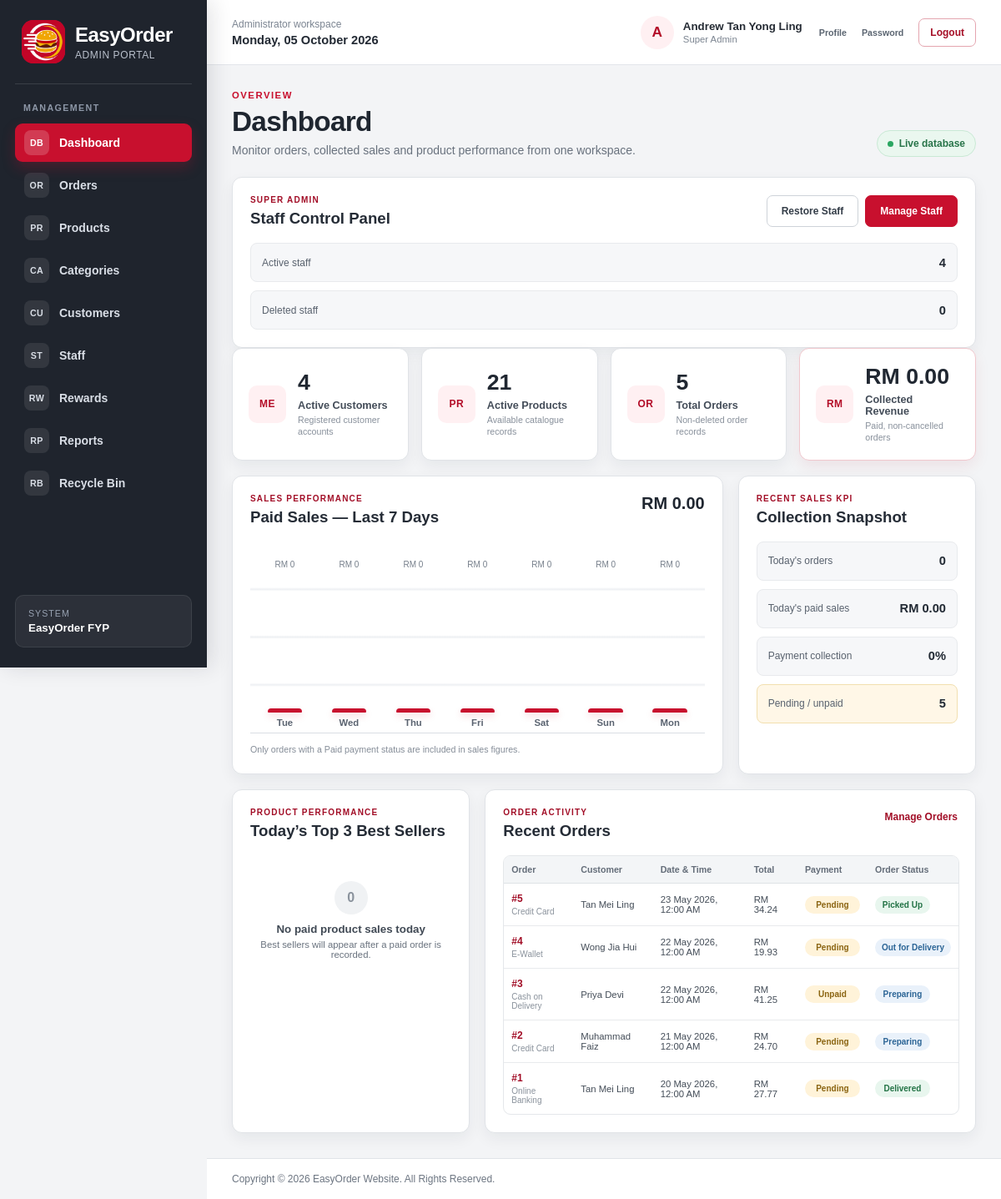
The page /admin_dashboard.php (signed in) on the database its author committed.
### tables this page shows
CREATE TABLE `staff` (
  `staff_id` char(5) NOT NULL,
  `staff_name` varchar(100) NOT NULL,
  `staff_role` varchar(20) NOT NULL,
  `staff_email` varchar(100) NOT NULL,
  `staff_phone` varchar(15) NOT NULL,
  `staff_password` varchar(50) NOT NULL,
  `staff_isDelete` int(1) NOT NULL DEFAULT 0
);

CREATE TABLE `orders` (
  `order_id` int(11) NOT NULL,
  `order_customer` int(11) NOT NULL,
  `order_date` datetime NOT NULL,
  `order_total` decimal(7,2) NOT NULL,
  `order_payment` varchar(20) NOT NULL,
  `order_payment_status` varchar(20) NOT NULL DEFAULT 'Pending',
  `order_delivery` varchar(5) NOT NULL,
  `order_address` varchar(255) NOT NULL,
  `order_status` varchar(20) NOT NULL,
  `order_isDelete` int(1) NOT NULL DEFAULT 0
);

CREATE TABLE `customer` (
  `customer_id` int(11) NOT NULL,
  `customer_name` varchar(100) NOT NULL,
  `customer_email` varchar(100) NOT NULL,
  `customer_password` varchar(255) NOT NULL,
  `customer_phone` varchar(15) NOT NULL,
  `customer_gender` varchar(10) NOT NULL,
  `customer_dob` date NOT NULL,
  `customer_address` varchar(140) NOT NULL DEFAULT '',
  `customer_state` varchar(30) NOT NULL,
  `customer_city` varchar(50) NOT NULL,
  `customer_postcode` char(5) NOT NULL,
  `customer_points` int(6) NOT NULL DEFAULT 0,
  `customer_joindate` date NOT NULL,
  `customer_isDelete` int(1) NOT NULL DEFAULT 0
);

### admin_dashboard.php (the view, shortened to what the rows shown need)
<?php
include("dataconnection.php");
require_once("admin_shell.php");
$dashboard_staff_id = (string)$_SESSION["admin_id"];
$dashboard_role = "";
$dashboard_role_stmt = mysqli_prepare($connect,"SELECT staff_role FROM staff WHERE staff_id=? AND staff_isDelete=0 LIMIT 1");
if($dashboard_role_stmt)
{
	mysqli_stmt_bind_param($dashboard_role_stmt,"s",$dashboard_staff_id);
	mysqli_stmt_execute($dashboard_role_stmt);
	$dashboard_role_result = mysqli_stmt_get_result($dashboard_role_stmt);
	$dashboard_role_row = mysqli_fetch_assoc($dashboard_role_result) ?: null;
	$dashboard_role = (string)($dashboard_role_row["staff_role"] ?? "");
}
$is_super_admin = $dashboard_role==="Manager";
function easyorder_dashboard_rows($connect,$sql)
{
	$rows = array();
	$result = mysqli_query($connect,$sql);
	if($result)
	{
		while($row = mysqli_fetch_assoc($result))
		{
			$rows[] = $row;
		}
	}
	return $rows;
}
function easyorder_dashboard_status_class($status)
{
	$normalized = strtolower(trim((string)$status));
	if(in_array($normalized,array("paid","delivered","completed","picked up"),true))
	{
		return "status-success";
	}
	if(in_array($normalized,array("preparing","out for delivery","processing"),true))
	{
		return "status-info";
	}
	return "status-warning";
}
$recent_orders = easyorder_dashboard_rows($connect,"SELECT o.order_id,o.order_date,o.order_total,o.order_payment,o.order_payment_status,o.order_status,m.customer_name FROM orders o INNER JOIN customer m ON m.customer_id=o.order_customer WHERE o.order_isDelete=0 ORDER BY o.order_date DESC,o.order_id DESC LIMIT 6");
?>
<!DOCTYPE html>
<html lang="en">
<head>
<link rel="stylesheet" href="style.css">
<link rel="stylesheet" href="admin_style.css">
</head>
<body class="admin-body">
<?php easyorder_admin_shell_start("admin_dashboard.php"); ?>
<section class="admin-page-heading">
	<div>
		<h1>Dashboard</h1>
	</div>
</section>
<?php if($is_super_admin): ?>
<section id="super-admin-control-panel" class="admin-panel" aria-labelledby="super-admin-title">
	<header class="admin-panel-heading">
		<div><p>SUPER ADMIN</p><h2 id="super-admin-title">Staff Control Panel</h2></div>
	</header>
</section>
<?php endif; ?>
<section class="admin-dashboard-grid">
	<article class="admin-panel admin-sales-panel">
		<header class="admin-panel-heading">
			<div><p>SALES PERFORMANCE</p><h2>Paid Sales — Last 7 Days</h2></div>
		</header>
	</article>
	<article class="admin-panel admin-kpi-panel">
		<header class="admin-panel-heading"><div><p>RECENT SALES KPI</p><h2>Collection Snapshot</h2></div></header>
	</article>
	<article class="admin-panel admin-best-seller-panel">
		<header class="admin-panel-heading"><div><p>PRODUCT PERFORMANCE</p><h2>Today’s Top 3 Best Sellers</h2></div></header>
	</article>
	<article class="admin-panel admin-recent-orders-panel">
		<header class="admin-panel-heading">
			<div><p>ORDER ACTIVITY</p><h2>Recent Orders</h2></div>
		</header>
		<?php if(count($recent_orders)>0): ?>
			<div class="admin-table-wrap">
				<table class="admin-dashboard-table">
					<thead><tr><th>Order</th><th>Customer</th><th>Date &amp; Time</th><th>Total</th><th>Payment</th><th>Order Status</th></tr></thead>
					<tbody>
					<?php foreach($recent_orders as $order): ?>
						<tr>
							<td><a class="admin-order-number" href="admin_order_details.php?order_id=<?php echo (int)$order["order_id"]; ?>">#<?php echo (int)$order["order_id"]; ?></a><small><?php echo htmlspecialchars($order["order_payment"],ENT_QUOTES,"UTF-8"); ?></small></td>
							<td><?php echo htmlspecialchars($order["customer_name"],ENT_QUOTES,"UTF-8"); ?></td>
							<td><?php echo htmlspecialchars(date("d M Y, h:i A",strtotime($order["order_date"])),ENT_QUOTES,"UTF-8"); ?></td>
							<td>RM <?php echo number_format($order["order_total"],2); ?></td>
							<td><span class="admin-status-badge <?php echo easyorder_dashboard_status_class($order["order_payment_status"]); ?>"><?php echo htmlspecialchars($order["order_payment_status"],ENT_QUOTES,"UTF-8"); ?></span></td>
							<td><span class="admin-status-badge <?php echo easyorder_dashboard_status_class($order["order_status"]); ?>"><?php echo htmlspecialchars($order["order_status"],ENT_QUOTES,"UTF-8"); ?></span></td>
						</tr>
					<?php endforeach; ?>
					</tbody>
				</table>
			</div>
		<?php else: ?>
			<div class="admin-empty-state"><span>0</span><strong>No orders yet</strong><p>New customer orders will appear here.</p></div>
		<?php endif; ?>
	</article>
</section>
<?php easyorder_admin_shell_end(); ?>
</body>
</html>

### admin_shell.php (shortened to what the rows shown need)
<?php
if(!function_exists("easyorder_admin_shell_start"))
{
	function easyorder_admin_shell_start($active_page="")
	{
		global $connect;
		$admin_name = $_SESSION["admin_name"] ?? "Administrator";
		$admin_role = $_SESSION["admin_role"] ?? "Staff";
		if($connect && isset($_SESSION["admin_id"]))
		{
			$identity_stmt = mysqli_prepare($connect,"SELECT staff_name,staff_role FROM staff WHERE staff_id=? AND staff_isDelete=0 LIMIT 1");
			if($identity_stmt)
			{
				mysqli_stmt_bind_param($identity_stmt,"s",$_SESSION["admin_id"]);
				if(mysqli_stmt_execute($identity_stmt))
				{
					$identity_result = mysqli_stmt_get_result($identity_stmt);
					if($identity_row = mysqli_fetch_assoc($identity_result))
					{
						$admin_name = $identity_row["staff_name"];
						$admin_role = $identity_row["staff_role"];
					}
				}
			}
		}
		$display_admin_role = $admin_role==="Manager" ? "Super Admin" : $admin_role;
		?>
		<div class="admin-app-shell">
			<div class="admin-workspace">
				<header class="admin-topbar">
					<div class="admin-account-summary">
						<span class="admin-avatar" aria-hidden="true"><?php echo htmlspecialchars(strtoupper(substr($admin_name,0,1)),ENT_QUOTES,"UTF-8"); ?></span>
						<a class="admin-account-copy" href="admin_profile.php" aria-label="Open administrator profile">
							<strong><?php echo htmlspecialchars($admin_name,ENT_QUOTES,"UTF-8"); ?></strong>
							<small><?php echo htmlspecialchars($display_admin_role,ENT_QUOTES,"UTF-8"); ?></small>
						</a>
						<div class="admin-account-actions">
							<a href="admin_profile.php">Profile</a>
							<a href="admin_change_password.php">Password</a>
						</div>
						<a class="admin-logout-link" href="logout.php" onclick="return confirm('Are you sure you want to logout?')">Logout</a>
					</div>
				</header>
				<main id="main" class="admin-main">
		<?php
	}
}
if(!function_exists("easyorder_admin_shell_end"))
{
	function easyorder_admin_shell_end()
	{
		?>
				</main>
			</div>
		</div>
		<?php
	}
}

### rows shown on the page
staff: staff_name "A", staff_name "Andrew Tan Yong Ling", staff_role "Super Admin"
orders: order_id "5", order_payment "Credit Card", order_customer.customer_name "Tan Mei Ling", order_date "23 May 2026, 12:00 AM", order_total "34.24", order_payment_status "Pending", order_status "Picked Up"
orders: order_id "4", order_payment "E-Wallet", order_customer.customer_name "Wong Jia Hui", order_date "22 May 2026, 12:00 AM", order_total "19.93", order_payment_status "Pending", order_status "Out for Delivery"
orders: order_id "3", order_payment "Cash on Delivery", order_customer.customer_name "Priya Devi", order_date "22 May 2026, 12:00 AM", order_total "41.25", order_payment_status "Unpaid", order_status "Preparing"
orders: order_id "2", order_payment "Credit Card", order_customer.customer_name "Muhammad Faiz", order_date "21 May 2026, 12:00 AM", order_total "24.70", order_payment_status "Pending", order_status "Preparing"
orders: order_id "1", order_payment "Online Banking", order_customer.customer_name "Tan Mei Ling", order_date "20 May 2026, 12:00 AM", order_total "27.77", order_payment_status "Pending", order_status "Delivered"

### other values the page prints
$item["icon"] "DB"
$item["label"] "Dashboard"
$item["icon"] "OR"
$item["label"] "Orders"
$item["icon"] "PR"
$item["label"] "Products"
$item["icon"] "CA"
$item["label"] "Categories"
$item["icon"] "CU"
$item["label"] "Customers"
$item["icon"] "ST"
$item["label"] "Staff"
$item["icon"] "RW"
$item["label"] "Rewards"
$item["icon"] "RP"
